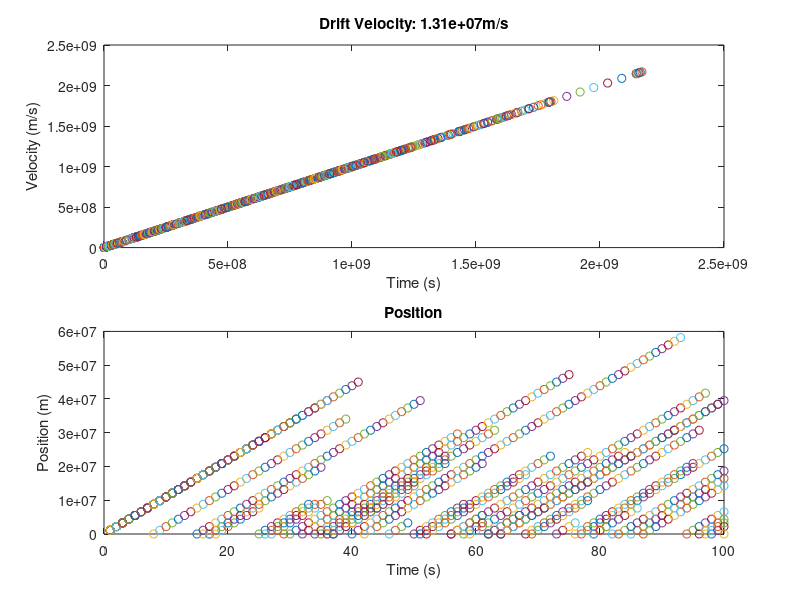

Source code (MATLAB):
function[] = PA3()

n = 10; %number of electrons
timeStep = 1; %amount of time between updates
force = 1e-24; %force on particle
m0 = 9.11e-31; %electron mass
dt = 1;
Tau = 20;
P = 1-exp(-dt/Tau); %probability of scatter (0.05 in this case)
time = 0;

Px = zeros(n,1);
Py = zeros(n,1);
v = zeros(n,1);


for i = 1:100
 
    v = v+(force/m0)*timeStep; %initial velocity
   
    %determine whether to scatter
    randMin = 0;
    randMax = 1;
    r = (randMax-randMin).*rand(n,1);
    
    id = (r <= P);
        v(id) = 0;
       
    %calculate new position
    Px = Px + v*timeStep;
    Py = Py + v*timeStep;
  
    %calculate drift velocity
    v_drift = mean(v);
    
    %calculate time
    time = time+timeStep;
    
    figure(1)
    subplot(2,2,1:2)
    plot(Px,Py,'o')
    title(['Drift Velocity: ',num2str(v_drift,3),'m/s']);
    xlabel('Time (s)');
    ylabel('Velocity (m/s)');
    hold on
    
    subplot(2,2,3:4)
    plot(time, v,'o')
    title('Position');
    ylabel('Position (m)');
    xlabel('Time (s)');
    hold on
    
end

end